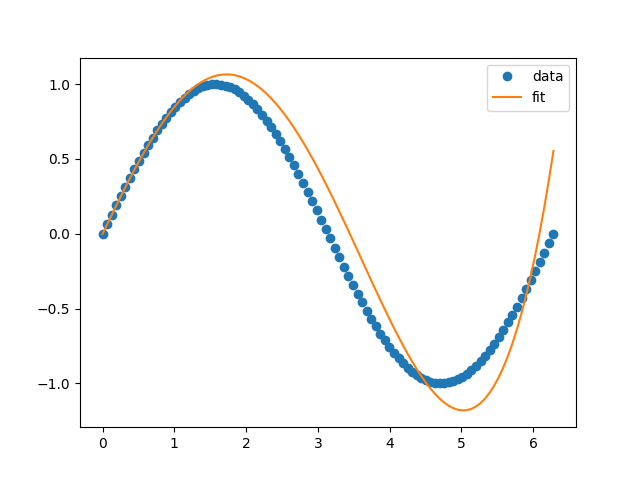

Here is the Python script that generated this plot:
import numpy as np
import matplotlib.pyplot as plt

data_count = 100  # 数据点个数
x = np.linspace(0, 2 * np.pi, data_count)

param = [0] * 6

param = [0, 1, 0, -1 / 6, 0, 1 / 120]  #以泰勒张开的五次多项式系数作为初始值


# 定义五次多项式
def function_sin(xx, param):
    res = param[0] + param[1] * xx + param[2] * xx ** 2 + param[3] * xx ** 3 + param[4] * xx ** 4 + param[5] * xx ** 5
    # print(str(xx)+"的拟合值为："+str(res))
    return res


# 定义损失函数
def loss_function(param):
    res = 0
    for i in range(data_count):
        res += (np.sin(x[i]) - function_sin(x[i], param)) ** 2  # 按点计算损失
    res = res / data_count
    return res  # 返回平均损失


# 损失函数偏导数
def partial_derivative(j, param):
    res = 0
    for i in range(data_count):
        res += (np.sin(x[i]) - function_sin(x[i], param)) * x[i] ** j
    res = -2 * res / data_count
    # print("第"+str(j+1)+"个参数的偏导数为："+str(res))
    return res


# 反向传播更新参数
learning_rate = 0.0000001  # 学习率
for epoch in range(9):  # 在不同样本区间单独训练
    if epoch == 0:
        times = 1000
        x = np.linspace(0, 2 * np.pi, data_count)
    elif epoch == 1:
        times = 8000
        x = np.linspace(5, 6, data_count)
    elif epoch == 2:
        times = 500
        x = np.linspace(0, 1, data_count)
    elif epoch == 3:
        times = 5000
        x = np.linspace(3, 4, data_count)
    elif epoch == 4:
        times = 6000
        x = np.linspace(4, 2 * np.pi, data_count)
    elif epoch == 5:
        times = 1000
        x = np.linspace(2, 3, data_count)
    elif epoch == 6:
        times = 3000
        x = np.linspace(4, 2 * np.pi, data_count)
    elif epoch == 7:
        times = 3000
        x = np.linspace(2, 2 * np.pi, data_count)
    elif epoch == 8:
        times = 1000
        x = np.linspace(0, 2 * np.pi, data_count)

    for i in range(times):  # 动态调整学习率
        min_loss = loss_function(param)
        for j in range(6):
            param[j] -= learning_rate * partial_derivative(j, param)
        if loss_function(param) < min_loss:
            param_min = param.copy()
            if min_loss - loss_function(param) < 0.01:
                learning_rate *= 1.1  # 学习率增加
            min_loss = loss_function(param)
        else:
            if loss_function(param) - min_loss > 10:  # 如果发散了，就恢复成之前的最优参数
                param = param_min.copy()
            learning_rate *= 0.85  # 学习率减小

            min_loss = loss_function(param)
        print('第%d次迭代，参数值：%s，损失函数值：%f' % (i + 1, param, loss_function(param)))
    learning_rate = 0.0000001

y = np.sin(x)
# 绘制拟合曲线
plt.plot(x, y, 'o', label='data')
y1 = function_sin(x, param)
plt.plot(x, y1, label='fit')
plt.legend()
plt.show()
